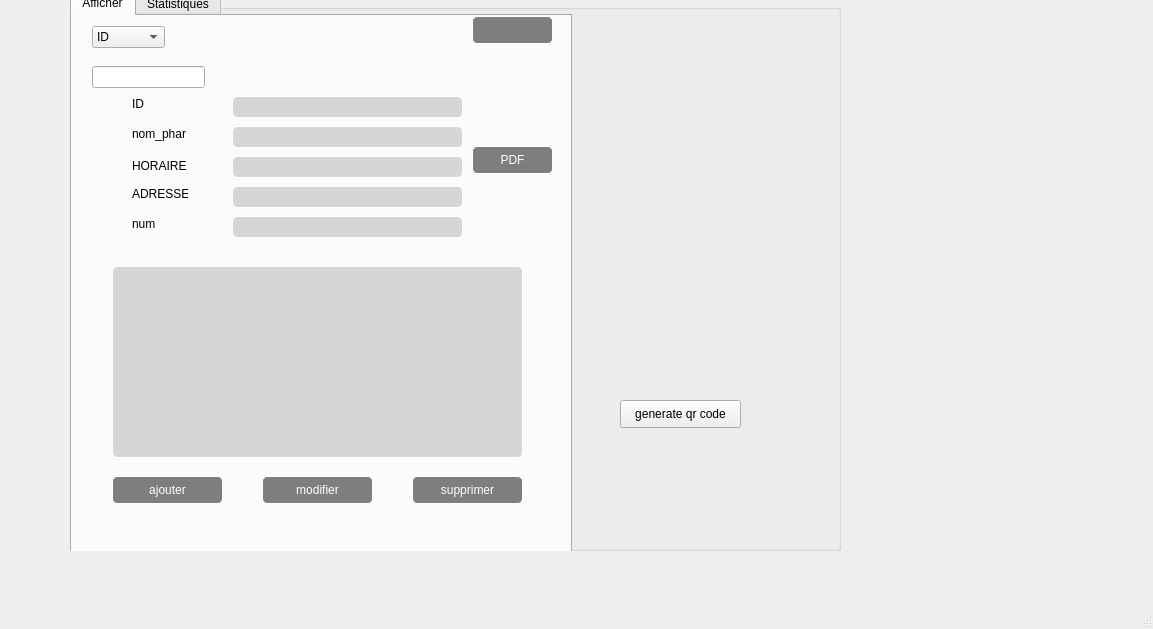
<?xml version="1.0" encoding="UTF-8"?>
<ui version="4.0">
 <class>MainWindow_phar</class>
 <widget class="QMainWindow" name="MainWindow_phar">
  <property name="geometry">
   <rect>
    <x>0</x>
    <y>0</y>
    <width>1153</width>
    <height>629</height>
   </rect>
  </property>
  <property name="windowTitle">
   <string>MainWindow_phar</string>
  </property>
  <widget class="QWidget" name="centralwidget">
   <widget class="QGroupBox" name="groupBox">
    <property name="geometry">
     <rect>
      <x>70</x>
      <y>-10</y>
      <width>771</width>
      <height>561</height>
     </rect>
    </property>
    <property name="title">
     <string>client</string>
    </property>
    <widget class="QTabWidget" name="tabWidget">
     <property name="geometry">
      <rect>
       <x>0</x>
       <y>0</y>
       <width>502</width>
       <height>1581</height>
      </rect>
     </property>
     <property name="styleSheet">
      <string notr="true"> QString styleSheet = &quot;QMenuBar{background: qlineargradient(x1:0,x2:0,y1:0,y2:1,stop:0 #cccccc, stop:0.4 gray)} QStatusBar{background: qlineargradient(x1:0,x2:0,y1:0,y2:1,stop:0 #cccccc, stop:0.4 gray);color:white;} &quot;;
font: 75 8pt &quot;MS Shell Dlg 2&quot;;
font: 75 8pt &quot;MS Shell Dlg 2&quot;;
font: 8pt &quot;MS Shell Dlg 2&quot;;

this-&gt;setStyleSheet(styleSheet);
</string>
     </property>
     <property name="currentIndex">
      <number>0</number>
     </property>
     <widget class="QWidget" name="widget">
      <attribute name="title">
       <string>Afficher</string>
      </attribute>
      <widget class="QLabel" name="label">
       <property name="geometry">
        <rect>
         <x>60</x>
         <y>110</y>
         <width>91</width>
         <height>16</height>
        </rect>
       </property>
       <property name="styleSheet">
        <string notr="true">font: 75 8pt &quot;MS Shell Dlg 2&quot;;
font: 9pt &quot;MV Boli&quot;;</string>
       </property>
       <property name="text">
        <string>nom_phar</string>
       </property>
      </widget>
      <widget class="QLineEdit" name="nom_pha">
       <property name="geometry">
        <rect>
         <x>160</x>
         <y>110</y>
         <width>231</width>
         <height>22</height>
        </rect>
       </property>
       <property name="styleSheet">
        <string notr="true">border:1 solid white;
border-radius: 5px;
background-color:rgba(0,0,0,15%);</string>
       </property>
      </widget>
      <widget class="QLabel" name="label_2">
       <property name="geometry">
        <rect>
         <x>60</x>
         <y>140</y>
         <width>101</width>
         <height>20</height>
        </rect>
       </property>
       <property name="styleSheet">
        <string notr="true">font: 75 8pt &quot;MS Shell Dlg 2&quot;;
font: 9pt &quot;MV Boli&quot;;</string>
       </property>
       <property name="text">
        <string>HORAIRE</string>
       </property>
      </widget>
      <widget class="QLineEdit" name="hor_pha">
       <property name="geometry">
        <rect>
         <x>160</x>
         <y>140</y>
         <width>231</width>
         <height>22</height>
        </rect>
       </property>
       <property name="styleSheet">
        <string notr="true">border:1 solid white;
border-radius: 5px;
background-color:rgba(0,0,0,15%);</string>
       </property>
      </widget>
      <widget class="QLabel" name="label_3">
       <property name="geometry">
        <rect>
         <x>60</x>
         <y>170</y>
         <width>56</width>
         <height>16</height>
        </rect>
       </property>
       <property name="styleSheet">
        <string notr="true">font: 75 8pt &quot;MS Shell Dlg 2&quot;;
font: 9pt &quot;MV Boli&quot;;</string>
       </property>
       <property name="text">
        <string>ADRESSE</string>
       </property>
      </widget>
      <widget class="QLineEdit" name="ad_pha">
       <property name="geometry">
        <rect>
         <x>160</x>
         <y>170</y>
         <width>231</width>
         <height>22</height>
        </rect>
       </property>
       <property name="styleSheet">
        <string notr="true">border:1 solid white;
border-radius: 5px;
background-color:rgba(0,0,0,15%);</string>
       </property>
      </widget>
      <widget class="QPushButton" name="ajout">
       <property name="geometry">
        <rect>
         <x>40</x>
         <y>460</y>
         <width>111</width>
         <height>28</height>
        </rect>
       </property>
       <property name="styleSheet">
        <string notr="true">QPushButton{
background-color:rgba(0,0,0,50%);
color:white;
border:1 solid white;
border-radius: 5px;
}
QPushButton:hover{
background-color:rgb(170, 255, 255);
color:black;
}</string>
       </property>
       <property name="text">
        <string>ajouter</string>
       </property>
       <property name="icon">
        <iconset>
         <normaloff>../../../../../../../../Downloads/ajouter.png</normaloff>../../../../../../../../Downloads/ajouter.png</iconset>
       </property>
      </widget>
      <widget class="QPushButton" name="modifier">
       <property name="geometry">
        <rect>
         <x>190</x>
         <y>460</y>
         <width>111</width>
         <height>28</height>
        </rect>
       </property>
       <property name="styleSheet">
        <string notr="true">QPushButton{
background-color:rgba(0,0,0,50%);
color:white;
border:1 solid white;
border-radius: 5px;
}
QPushButton:hover{
background-color:rgb(170, 255, 255);
color:black;
}</string>
       </property>
       <property name="text">
        <string>modifier</string>
       </property>
       <property name="icon">
        <iconset>
         <normaloff>../../../../../../../../Downloads/modifier.png</normaloff>../../../../../../../../Downloads/modifier.png</iconset>
       </property>
      </widget>
      <widget class="QLabel" name="label_6">
       <property name="geometry">
        <rect>
         <x>-80</x>
         <y>-50</y>
         <width>711</width>
         <height>612</height>
        </rect>
       </property>
       <property name="text">
        <string/>
       </property>
       <property name="pixmap">
        <pixmap>../../../../../../../../Desktop/teeest.jpg</pixmap>
       </property>
      </widget>
      <widget class="QLabel" name="label_7">
       <property name="geometry">
        <rect>
         <x>10</x>
         <y>-20</y>
         <width>531</width>
         <height>521</height>
        </rect>
       </property>
       <property name="text">
        <string/>
       </property>
       <property name="pixmap">
        <pixmap>../../../../../../../../projet phar/teeest.jpg</pixmap>
       </property>
      </widget>
      <widget class="QLineEdit" name="num_pha">
       <property name="geometry">
        <rect>
         <x>160</x>
         <y>200</y>
         <width>231</width>
         <height>22</height>
        </rect>
       </property>
       <property name="styleSheet">
        <string notr="true">border:1 solid white;
border-radius: 5px;
background-color:rgba(0,0,0,15%);</string>
       </property>
      </widget>
      <widget class="QLabel" name="label_5">
       <property name="geometry">
        <rect>
         <x>60</x>
         <y>200</y>
         <width>56</width>
         <height>16</height>
        </rect>
       </property>
       <property name="styleSheet">
        <string notr="true">font: 75 8pt &quot;MS Shell Dlg 2&quot;;
font: 9pt &quot;MV Boli&quot;;</string>
       </property>
       <property name="text">
        <string>num</string>
       </property>
      </widget>
      <widget class="QPushButton" name="pushButton_16">
       <property name="enabled">
        <bool>true</bool>
       </property>
       <property name="geometry">
        <rect>
         <x>400</x>
         <y>0</y>
         <width>81</width>
         <height>28</height>
        </rect>
       </property>
       <property name="styleSheet">
        <string notr="true">QPushButton{
background-color:rgba(0,0,0,50%);
color:white;
border:1 solid white;
border-radius: 5px;
}
QPushButton:hover{
background-color:rgb(170, 255, 255);
color:black;
}</string>
       </property>
       <property name="text">
        <string/>
       </property>
       <property name="icon">
        <iconset>
         <normaloff>../../../../../../../../Downloads/traduction.png</normaloff>../../../../../../../../Downloads/traduction.png</iconset>
       </property>
      </widget>
      <widget class="QPushButton" name="supprimer">
       <property name="geometry">
        <rect>
         <x>340</x>
         <y>460</y>
         <width>111</width>
         <height>28</height>
        </rect>
       </property>
       <property name="styleSheet">
        <string notr="true">QPushButton{
background-color:rgba(0,0,0,50%);
color:white;
border:1 solid white;
border-radius: 5px;
}
QPushButton:hover{
background-color:rgb(170, 255, 255);
color:black;
}</string>
       </property>
       <property name="text">
        <string>supprimer</string>
       </property>
       <property name="icon">
        <iconset>
         <normaloff>../../../../../../../../Downloads/suprimer.png</normaloff>../../../../../../../../Downloads/suprimer.png</iconset>
       </property>
      </widget>
      <widget class="QTableView" name="tableView">
       <property name="geometry">
        <rect>
         <x>40</x>
         <y>250</y>
         <width>411</width>
         <height>192</height>
        </rect>
       </property>
       <property name="styleSheet">
        <string notr="true">border:1 solid white;
border-radius: 5px;
background-color:rgba(0,0,0,15%);</string>
       </property>
      </widget>
      <widget class="QLabel" name="label_10">
       <property name="geometry">
        <rect>
         <x>20</x>
         <y>-30</y>
         <width>671</width>
         <height>591</height>
        </rect>
       </property>
       <property name="text">
        <string/>
       </property>
       <property name="pixmap">
        <pixmap>../../../../../../../../Downloads/teeest.jpg</pixmap>
       </property>
      </widget>
      <widget class="QLabel" name="label_4">
       <property name="geometry">
        <rect>
         <x>60</x>
         <y>80</y>
         <width>91</width>
         <height>16</height>
        </rect>
       </property>
       <property name="styleSheet">
        <string notr="true">font: 75 8pt &quot;MS Shell Dlg 2&quot;;
font: 9pt &quot;MV Boli&quot;;</string>
       </property>
       <property name="text">
        <string>ID</string>
       </property>
      </widget>
      <widget class="QLineEdit" name="id_pha">
       <property name="geometry">
        <rect>
         <x>160</x>
         <y>80</y>
         <width>231</width>
         <height>22</height>
        </rect>
       </property>
       <property name="styleSheet">
        <string notr="true">border:1 solid white;
border-radius: 5px;
background-color:rgba(0,0,0,15%);</string>
       </property>
      </widget>
      <widget class="QPushButton" name="PDF">
       <property name="geometry">
        <rect>
         <x>400</x>
         <y>130</y>
         <width>81</width>
         <height>28</height>
        </rect>
       </property>
       <property name="styleSheet">
        <string notr="true">QPushButton{
background-color:rgba(0,0,0,50%);
color:white;
border:1 solid white;
border-radius: 5px;
}
QPushButton:hover{
background-color:rgb(170, 255, 255);
color:black;
}</string>
       </property>
       <property name="text">
        <string>PDF</string>
       </property>
       <property name="icon">
        <iconset>
         <normaloff>../../../../../../../../Downloads/suprimer.png</normaloff>../../../../../../../../Downloads/suprimer.png</iconset>
       </property>
      </widget>
      <widget class="QComboBox" name="comboBox">
       <property name="geometry">
        <rect>
         <x>20</x>
         <y>10</y>
         <width>73</width>
         <height>22</height>
        </rect>
       </property>
       <item>
        <property name="text">
         <string>ID</string>
        </property>
       </item>
       <item>
        <property name="text">
         <string>Nom</string>
        </property>
       </item>
      </widget>
      <widget class="QLineEdit" name="search">
       <property name="geometry">
        <rect>
         <x>20</x>
         <y>50</y>
         <width>113</width>
         <height>22</height>
        </rect>
       </property>
      </widget>
      <zorder>label_10</zorder>
      <zorder>label_7</zorder>
      <zorder>label_6</zorder>
      <zorder>label</zorder>
      <zorder>nom_pha</zorder>
      <zorder>label_2</zorder>
      <zorder>hor_pha</zorder>
      <zorder>label_3</zorder>
      <zorder>ad_pha</zorder>
      <zorder>ajout</zorder>
      <zorder>modifier</zorder>
      <zorder>num_pha</zorder>
      <zorder>label_5</zorder>
      <zorder>pushButton_16</zorder>
      <zorder>supprimer</zorder>
      <zorder>tableView</zorder>
      <zorder>label_4</zorder>
      <zorder>id_pha</zorder>
      <zorder>PDF</zorder>
      <zorder>comboBox</zorder>
      <zorder>search</zorder>
     </widget>
     <widget class="QWidget" name="tab">
      <attribute name="title">
       <string>Statistiques</string>
      </attribute>
      <widget class="QFrame" name="frame_stat">
       <property name="geometry">
        <rect>
         <x>10</x>
         <y>130</y>
         <width>471</width>
         <height>281</height>
        </rect>
       </property>
       <property name="frameShape">
        <enum>QFrame::StyledPanel</enum>
       </property>
       <property name="frameShadow">
        <enum>QFrame::Raised</enum>
       </property>
      </widget>
      <widget class="QPushButton" name="stat_butt">
       <property name="geometry">
        <rect>
         <x>200</x>
         <y>50</y>
         <width>81</width>
         <height>28</height>
        </rect>
       </property>
       <property name="styleSheet">
        <string notr="true">QPushButton{
background-color:rgba(0,0,0,50%);
color:white;
border:1 solid white;
border-radius: 5px;
}
QPushButton:hover{
background-color:rgb(170, 255, 255);
color:black;
}</string>
       </property>
       <property name="text">
        <string>statistique</string>
       </property>
       <property name="icon">
        <iconset>
         <normaloff>../../../../../../../../Downloads/statt.jpg</normaloff>../../../../../../../../Downloads/statt.jpg</iconset>
       </property>
      </widget>
     </widget>
    </widget>
   </widget>
   <widget class="QPushButton" name="QR">
    <property name="geometry">
     <rect>
      <x>620</x>
      <y>400</y>
      <width>121</width>
      <height>28</height>
     </rect>
    </property>
    <property name="text">
     <string>generate qr code</string>
    </property>
   </widget>
   <widget class="QLabel" name="QRCODE_3">
    <property name="geometry">
     <rect>
      <x>620</x>
      <y>280</y>
      <width>121</width>
      <height>101</height>
     </rect>
    </property>
    <property name="text">
     <string/>
    </property>
   </widget>
  </widget>
  <widget class="QMenuBar" name="menubar">
   <property name="geometry">
    <rect>
     <x>0</x>
     <y>0</y>
     <width>1153</width>
     <height>26</height>
    </rect>
   </property>
  </widget>
  <widget class="QStatusBar" name="statusbar"/>
 </widget>
 <resources/>
 <connections/>
</ui>
